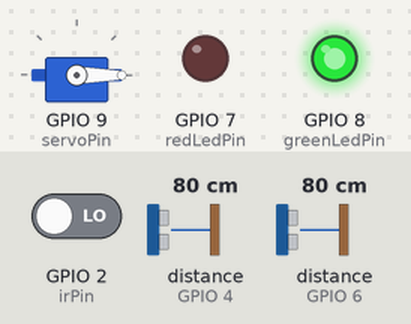
Recording of a sketch running on a simulated ESP32-S3. Parts: servo, output pins drawn as LEDs (lit = HIGH). The test bench sets the inputs (shaded band); at power-on: GPIO 2 (irPin) LOW, distance to the obstacle (sensors on GPIO 4, GPIO 6) 80 cm. The echo pulse lasts 58.3 µs per cm; what the sketch prints to the serial monitor is not drawn.

Above: at 1.2 s.
1.3 s: GPIO 2 (irPin) driven HIGH
At 2.4 s:
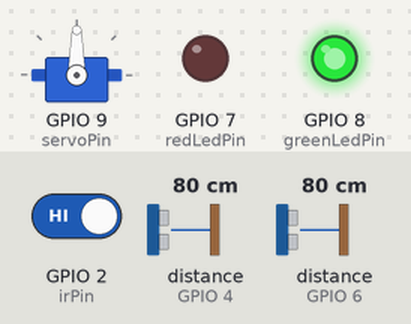
2.9 s: GPIO 2 (irPin) driven LOW
At 3.9 s:
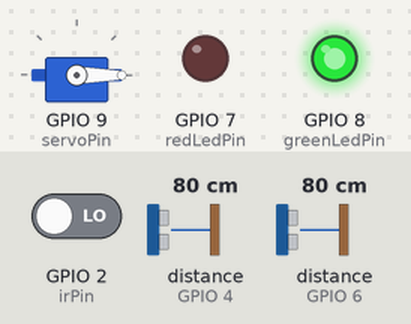
Timing chart, 0 to 5.9 s (numbered marks = the images above; inputs shaded):
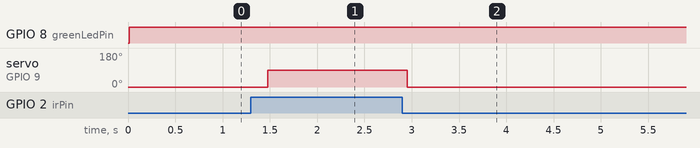

Measured:
- after the input at 1.3 s, servo on GPIO 9 (servoPin): 0° → 90° after 0.18 s
- after the input at 2.9 s, servo on GPIO 9 (servoPin): 90° → 0° after 0.05 s

The sketch:

ir_ultra_servo.ino
```cpp
#include <Ultrasonic.h>
#include <ESP32Servo.h>

const int irPin = 2; // IR sensor input
const int trigPin1 = 3; // Trigger pin for the first ultrasonic sensor
const int echoPin1 = 4; // Echo pin for the first ultrasonic sensor
const int trigPin2 = 5; // Trigger pin for the second ultrasonic sensor
const int echoPin2 = 6; // Echo pin for the second ultrasonic sensor
const int redLedPin = 7; // Red LED pin
const int greenLedPin = 8; // Green LED pin
const int servoPin = 9; // Servo motor pin

Ultrasonic ultrasonic1(trigPin1, echoPin1);
Ultrasonic ultrasonic2(trigPin2, echoPin2);

Servo myServo;

void setup() {
  Serial.begin(9600);
  myServo.attach(servoPin);
  pinMode(redLedPin, OUTPUT);
  pinMode(greenLedPin, OUTPUT);
  pinMode(irPin, INPUT);
}

void loop() {
  if (digitalRead(irPin) == HIGH) {
    myServo.write(90); // Rotate to 90 degrees
  } else {
    myServo.write(0);
  }

  long distance1 = ultrasonic1.read();
  long distance2 = ultrasonic2.read();

  Serial.print("Distance 1: ");
  Serial.print(distance1);
  Serial.print(" cm, Distance 2: ");
  Serial.print(distance2);
  Serial.println(" cm");

  if (distance1 < 20 && distance2 < 20) {
    digitalWrite(redLedPin, HIGH);
    digitalWrite(greenLedPin, LOW);
  } else {
    digitalWrite(redLedPin, LOW);
    digitalWrite(greenLedPin, HIGH);
  }
  delay(200);
}
```
